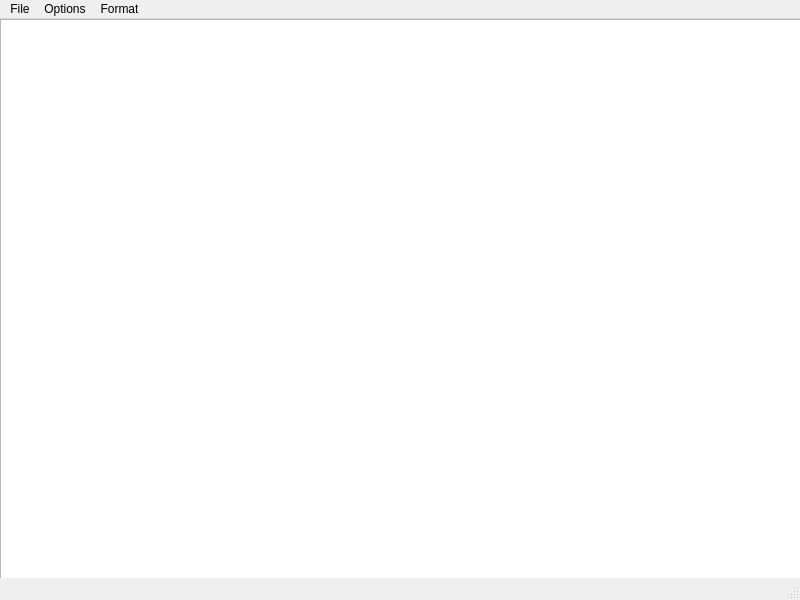
<?xml version="1.0" encoding="UTF-8"?>
<ui version="4.0">
 <class>MainWindow</class>
 <widget class="QMainWindow" name="MainWindow">
  <property name="geometry">
   <rect>
    <x>0</x>
    <y>0</y>
    <width>800</width>
    <height>600</height>
   </rect>
  </property>
  <property name="windowTitle">
   <string>MainWindow</string>
  </property>
  <widget class="QWidget" name="centralwidget">
   <widget class="QTextEdit" name="textEdit">
    <property name="geometry">
     <rect>
      <x>0</x>
      <y>0</y>
      <width>801</width>
      <height>561</height>
     </rect>
    </property>
    <property name="font">
     <font>
      <family>Ubuntu</family>
     </font>
    </property>
   </widget>
  </widget>
  <widget class="QMenuBar" name="menubar">
   <property name="geometry">
    <rect>
     <x>0</x>
     <y>0</y>
     <width>800</width>
     <height>22</height>
    </rect>
   </property>
   <widget class="QMenu" name="menuFile">
    <property name="title">
     <string>File</string>
    </property>
    <addaction name="actionNew"/>
    <addaction name="actionOpen"/>
    <addaction name="actionSave"/>
    <addaction name="actionSave_as"/>
    <addaction name="actionPrint"/>
    <addaction name="actionExit"/>
   </widget>
   <widget class="QMenu" name="menuOptions">
    <property name="title">
     <string>Options</string>
    </property>
    <addaction name="actionCopy"/>
    <addaction name="actionPaste"/>
    <addaction name="actionFind"/>
    <addaction name="actionReplace"/>
    <addaction name="actionUndo"/>
    <addaction name="actionRedo"/>
   </widget>
   <widget class="QMenu" name="menuFormat">
    <property name="title">
     <string>Format</string>
    </property>
    <addaction name="actionFont"/>
    <addaction name="actionColor"/>
   </widget>
   <addaction name="menuFile"/>
   <addaction name="menuOptions"/>
   <addaction name="menuFormat"/>
  </widget>
  <widget class="QStatusBar" name="statusbar"/>
  <action name="actionNew">
   <property name="text">
    <string>New</string>
   </property>
   <property name="shortcut">
    <string>Ctrl+N</string>
   </property>
  </action>
  <action name="actionOpen">
   <property name="text">
    <string>Open...</string>
   </property>
   <property name="shortcut">
    <string>Ctrl+O</string>
   </property>
  </action>
  <action name="actionSave">
   <property name="text">
    <string>Save</string>
   </property>
   <property name="shortcut">
    <string>Ctrl+S</string>
   </property>
  </action>
  <action name="actionSave_as">
   <property name="text">
    <string>Save as...</string>
   </property>
   <property name="shortcut">
    <string>Ctrl+Shift+S</string>
   </property>
  </action>
  <action name="actionCopy">
   <property name="text">
    <string>Copy</string>
   </property>
   <property name="shortcut">
    <string>Ctrl+C</string>
   </property>
  </action>
  <action name="actionPaste">
   <property name="text">
    <string>Paste</string>
   </property>
   <property name="shortcut">
    <string>Ctrl+V</string>
   </property>
  </action>
  <action name="actionFind">
   <property name="text">
    <string>Find...</string>
   </property>
   <property name="shortcut">
    <string>Ctrl+F</string>
   </property>
  </action>
  <action name="actionReplace">
   <property name="text">
    <string>Replace...</string>
   </property>
   <property name="shortcut">
    <string>Ctrl+Shift+F</string>
   </property>
  </action>
  <action name="actionUndo">
   <property name="text">
    <string>Undo</string>
   </property>
   <property name="shortcut">
    <string>Ctrl+Z</string>
   </property>
  </action>
  <action name="actionRedo">
   <property name="text">
    <string>Redo</string>
   </property>
   <property name="shortcut">
    <string>Ctrl+Y</string>
   </property>
  </action>
  <action name="actionExit">
   <property name="text">
    <string>Exit</string>
   </property>
   <property name="shortcut">
    <string>Ctrl+F10</string>
   </property>
  </action>
  <action name="actionFont">
   <property name="text">
    <string>Font</string>
   </property>
  </action>
  <action name="actionPrint">
   <property name="text">
    <string>Print...</string>
   </property>
   <property name="shortcut">
    <string>Ctrl+P</string>
   </property>
  </action>
  <action name="actionColor">
   <property name="text">
    <string>Color</string>
   </property>
  </action>
 </widget>
 <resources/>
 <connections/>
</ui>
